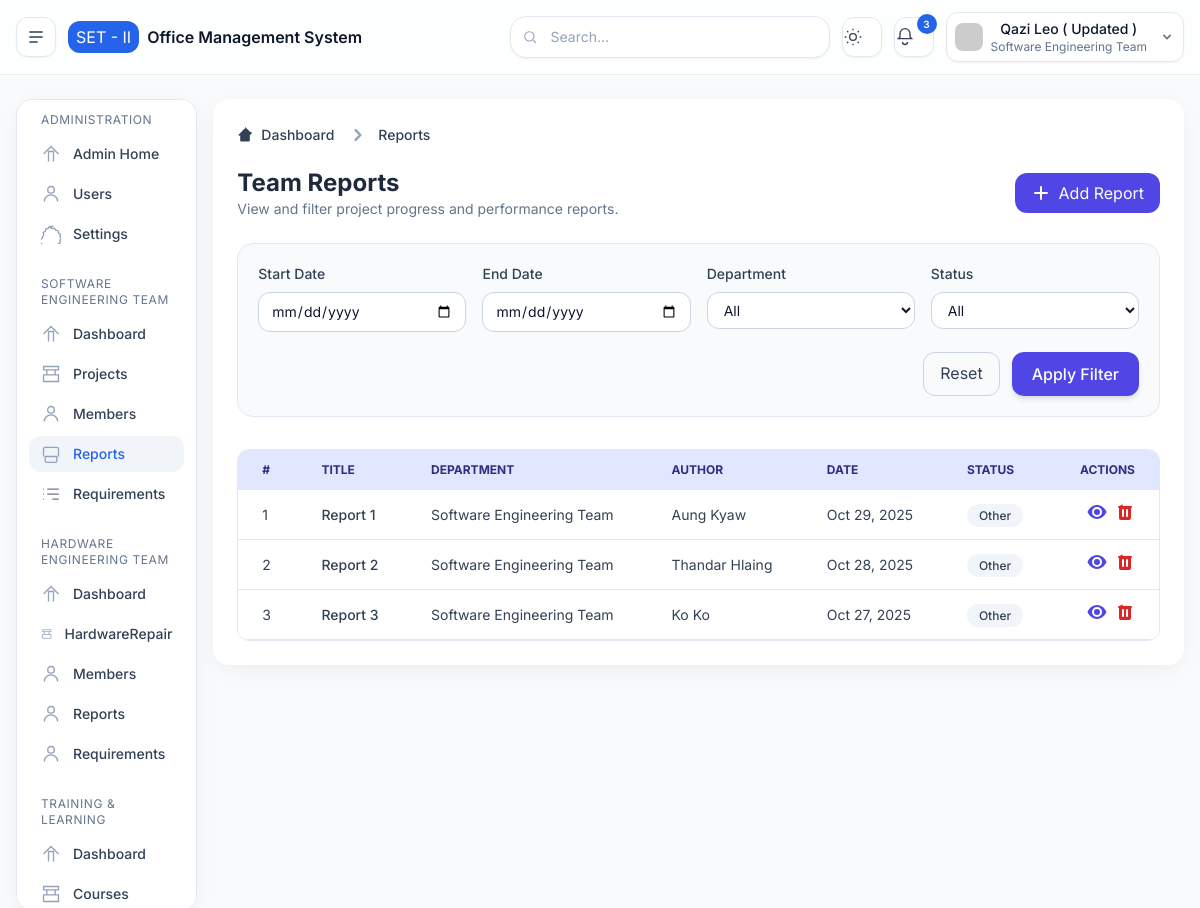
Screenshot of /set/report/ (signed in) with the database file from the repository.
### base/models.py (models this page shows, shortened)
class SystemSettings(models.Model):
    system_name = models.CharField(max_length=100, default="Engineering Management Dashboard")
    organization = models.CharField(max_length=100, default="Software Engineering Team II")
    email_notifications = models.BooleanField(default=True)
    system_warnings = models.BooleanField(default=True)
    weekly_reports = models.BooleanField(default=False)
    session_timeout = models.PositiveIntegerField(default=30)
    updated_at = models.DateTimeField(auto_now=True)

### accounts/models.py (models this page shows, shortened)
class CustomUser(AbstractBaseUser, PermissionsMixin):
    ROLE_CHOICES = [
        ("admin", "Administrator"),
        ("set", "Software Engineering Team"),
        ("het", "Hardware Engineering Team"),
        ("training", "Training & Learning"),
    ]
    id = models.UUIDField(primary_key=True, default=uuid.uuid4, editable=False)
    email = models.EmailField(unique=True)
    full_name = models.CharField(max_length=255)
    role = models.CharField(max_length=20, choices=ROLE_CHOICES, default="‌admin")
    is_active = models.BooleanField(default=True)
    is_staff = models.BooleanField(default=False)
    date_joined = models.DateTimeField(auto_now_add=True)
    groups = models.ManyToManyField(
        "auth.Group",
        related_name="customuser_set",
        blank=True,
        help_text="The groups this user belongs to.",
    )
    user_permissions = models.ManyToManyField(
        "auth.Permission",
        related_name="customuser_permissions",
        blank=True,
        help_text="Specific permissions for this user.",
    )
    USERNAME_FIELD = "email"
    REQUIRED_FIELDS = ["full_name"]
    objects = CustomUserManager()

### set/views.py (the view)
# urls.py: path('report/', views.report, name='set.report'),
def report(request):
    reports = [
        {"title": "Report 1", "department": "Software Engineering Team", "author": "Aung Kyaw", "created_at": timezone.now() - timedelta(days=1)},
        {"title": "Report 2", "department": "Software Engineering Team", "author": "Thandar Hlaing", "created_at": timezone.now() - timedelta(days=2)},
        {"title": "Report 3", "department": "Software Engineering Team", "author": "Ko Ko", "created_at": timezone.now() - timedelta(days=3)},
    ]
    context = {
        "reports": reports,
        "active_menu": "set_report",
    }
    return render(request, "pages/set/reports/report.html", context)

### templates/pages/set/reports/report.html (shortened to what this page needs)
{% extends 'layouts/main.html' %}
{% block content %}
<div class="bg-white p-6 rounded-2xl shadow-soft dark:bg-slate-900">
  <nav class="flex mb-5" aria-label="Breadcrumb">
    <ol class="inline-flex items-center space-x-1 md:space-x-3">
      <li class="inline-flex items-center">
        <a href="{% url 'set.index' %}"
          class="inline-flex items-center text-sm font-medium text-slate-700 hover:text-indigo-600 dark:text-slate-300 dark:hover:text-indigo-400">
          <svg class="w-4 h-4 mr-2" fill="currentColor" viewBox="0 0 20 20">
            <path
              d="M10.707 2.293a1 1 0 00-1.414 0l-7 7a1 1 0 001.414 1.414L4 10.414V17a1 1 0 001 1h10a1 1 0 001-1v-6.586l2.293-2.293a1 1 0 00-1.414-1.414l-7-7z" />
          </svg>
          Dashboard
        </a>
      </li>
      <li>
        <div class="flex items-center">
          <svg class="w-6 h-6 text-slate-400" fill="currentColor" viewBox="0 0 20 20">
            <path fill-rule="evenodd"
              d="M7.293 14.707a1 1 0 010-1.414L10.586 10 7.293 6.707a1 1 0 011.414-1.414l4 4a1 1 0 010 1.414l-4 4a1 1 0 01-1.414 0z"
              clip-rule="evenodd" />
          </svg>
          <span class="ml-1 text-sm font-medium text-slate-700 md:ml-2 dark:text-slate-300">
            Reports
          </span>
        </div>
      </li>
    </ol>
  </nav>
  <div class="flex justify-between items-center mb-6">
    <div>
      <h2 class="text-2xl font-bold text-slate-800 dark:text-slate-200">Team Reports</h2>
      <p class="text-slate-500 text-sm">View and filter project progress and performance reports.</p>
    </div>
    <a href="{% url 'set.add-report' %}"
      class="px-4 py-2 bg-indigo-600 text-white rounded-xl hover:bg-indigo-700 flex items-center gap-2 transition">
      <svg xmlns="http://www.w3.org/2000/svg" class="h-5 w-5" fill="currentColor" viewBox="0 0 20 20">
        <path fill-rule="evenodd"
          d="M10 3a1 1 0 011 1v5h5a1 1 0 110 2h-5v5a1 1 0 11-2 0v-5H4a1 1 0 110-2h5V4a1 1 0 011-1z"
          clip-rule="evenodd" />
      </svg>
      Add Report
    </a>
  </div>
  <form method="get" class="mb-8 bg-slate-50 dark:bg-slate-800 rounded-2xl p-5 border border-slate-200 dark:border-slate-700">
    <div class="grid grid-cols-1 sm:grid-cols-4 gap-4">
      <div>
        <label for="start_date" class="block text-sm font-medium text-slate-700 dark:text-slate-300">Start Date</label>
        <input type="date" id="start_date" name="start_date" value="{{ request.GET.start_date }}"
          class="mt-2 w-full rounded-xl border border-slate-300 dark:border-slate-700 bg-white dark:bg-slate-900 px-3 py-2 text-sm text-slate-900 dark:text-slate-100 focus:border-indigo-500 focus:ring-2 focus:ring-indigo-200 outline-none">
      </div>
      <div>
        <label for="end_date" class="block text-sm font-medium text-slate-700 dark:text-slate-300">End Date</label>
        <input type="date" id="end_date" name="end_date" value="{{ request.GET.end_date }}"
          class="mt-2 w-full rounded-xl border border-slate-300 dark:border-slate-700 bg-white dark:bg-slate-900 px-3 py-2 text-sm text-slate-900 dark:text-slate-100 focus:border-indigo-500 focus:ring-2 focus:ring-indigo-200 outline-none">
      </div>
      <div>
        <label for="department" class="block text-sm font-medium text-slate-700 dark:text-slate-300">Department</label>
        <select id="department" name="department"
          class="mt-2 w-full rounded-xl border border-slate-300 dark:border-slate-700 bg-white dark:bg-slate-900 px-3 py-2 text-sm text-slate-900 dark:text-slate-100 focus:border-indigo-500 focus:ring-2 focus:ring-indigo-200 outline-none">
          <option value="">All</option>
        </select>
      </div>
      <div>
        <label for="status" class="block text-sm font-medium text-slate-700 dark:text-slate-300">Status</label>
        <select id="status" name="status"
          class="mt-2 w-full rounded-xl border border-slate-300 dark:border-slate-700 bg-white dark:bg-slate-900 px-3 py-2 text-sm text-slate-900 dark:text-slate-100 focus:border-indigo-500 focus:ring-2 focus:ring-indigo-200 outline-none">
          <option value="">All</option>
        </select>
      </div>
    </div>
    <div class="flex justify-end gap-3 mt-5">
      <a href="{% url 'set.report' %}"
        class="px-4 py-2 rounded-xl border border-slate-300 text-slate-700 hover:bg-slate-100 dark:text-slate-300 dark:border-slate-700 dark:hover:bg-slate-800">
        Reset
      </a>
      <button type="submit"
        class="px-5 py-2.5 rounded-xl bg-indigo-600 text-white font-medium shadow-md hover:bg-indigo-700 focus:ring-2 focus:ring-indigo-300">
        Apply Filter
      </button>
    </div>
  </form>
  <div class="overflow-x-auto rounded-xl border border-slate-200 dark:border-slate-700">
    <table class="w-full text-sm text-left text-slate-700 dark:text-slate-300">
      <thead class="text-xs uppercase bg-indigo-100 dark:bg-slate-800 text-indigo-900 dark:text-indigo-400">
        <tr>
          <th class="py-3 px-6">#</th>
          <th class="py-3 px-6">Title</th>
          <th class="py-3 px-6">Department</th>
          <th class="py-3 px-6">Author</th>
          <th class="py-3 px-6">Date</th>
          <th class="py-3 px-6">Status</th>
          <th class="py-3 px-6 text-right">Actions</th>
        </tr>
      </thead>
      <tbody>
        {% for report in reports %}
        <tr class="bg-white border-b dark:bg-slate-900 dark:border-slate-700 hover:bg-slate-50 dark:hover:bg-slate-800 transition">
          <td class="py-3 px-6">{{ forloop.counter }}</td>
          <td class="py-3 px-6 font-medium">{{ report.title }}</td>
          <td class="py-3 px-6">{{ report.department }}</td>
          <td class="py-3 px-6">{{ report.author }}</td>
          <td class="py-3 px-6">{{ report.created_at|date:"M d, Y" }}</td>
          <td class="py-3 px-6">
            {% if report.status == 'pending' %}
              <span class="px-3 py-1 text-xs font-medium bg-yellow-100 text-yellow-800 rounded-full dark:bg-yellow-700 dark:text-yellow-200">Pending</span>
            {% elif report.status == 'approved' %}
              <span class="px-3 py-1 text-xs font-medium bg-green-100 text-green-800 rounded-full dark:bg-green-800 dark:text-green-200">Approved</span>
            {% elif report.status == 'completed' %}
              <span class="px-3 py-1 text-xs font-medium bg-blue-100 text-blue-800 rounded-full dark:bg-blue-800 dark:text-blue-200">Completed</span>
            {% else %}
              <span class="px-3 py-1 text-xs font-medium bg-slate-100 text-slate-700 rounded-full dark:bg-slate-700 dark:text-slate-300">Other</span>
            {% endif %}
          </td>
          <td class="py-3 px-6 text-right">
            <div class="inline-flex gap-2">
              <a href="" class="text-indigo-600 hover:text-indigo-800 dark:text-indigo-400 dark:hover:text-indigo-300" title="View">
                <svg class="h-5 w-5" fill="currentColor" viewBox="0 0 20 20">
                  <path d="M10 3C5 3 1.73 7.11.58 9.64a1 1 0 000 .72C1.73 12.89 5 17 10 17s8.27-4.11 9.42-6.64a1 1 0 000-.72C18.27 7.11 15 3 10 3zm0 12a5 5 0 110-10 5 5 0 010 10z"/>
                  <circle cx="10" cy="10" r="3"/>
                </svg>
              </a>
              <a href="" class="text-red-600 hover:text-red-700 dark:text-red-400 dark:hover:text-red-300" title="Delete">
                <svg class="h-5 w-5" fill="currentColor" viewBox="0 0 20 20">
                  <path fill-rule="evenodd" d="M9 2a1 1 0 00-.894.553L7.382 4H4a1 1 0 100 2v10a2 2 0 002 2h8a2 2 0 002-2V6a1 1 0 100-2H4zM7 8a1 1 0 012 0v6a1 1 0 11-2 0V8zm5-1a1 1 0 00-1 1v6a1 1 0 102 0V8a1 1 0 00-1-1z"
                    clip-rule="evenodd" />
                </svg>
              </a>
            </div>
          </td>
        </tr>
        {% empty %}
        <tr>
          <td colspan="7" class="py-6 text-center text-slate-500 dark:text-slate-400">
            No reports found for selected filters.
          </td>
        </tr>
        {% endfor %}
      </tbody>
    </table>
  </div>
</div>
{% endblock %}

### templates/layouts/partials/header.html (shortened to what this page needs)
<header
      class="sticky top-0 z-40 border-b border-slate-200/70 bg-white/75 backdrop-blur dark:border-slate-800 dark:bg-slate-900/75">
      <div class="mx-auto flex max-w-12xl items-center gap-3 px-4 py-3">
        <button id="btnSidebar"
          class="inline-flex h-10 w-10 items-center justify-center rounded-xl border border-slate-200 bg-white text-slate-700 shadow-sm hover:bg-slate-50 dark:border-slate-800 dark:bg-slate-900 dark:text-slate-200"
          aria-label="Toggle sidebar">
          <svg xmlns="http://www.w3.org/2000/svg" class="h-5 w-5" viewBox="0 0 24 24" fill="none" stroke="currentColor"
            stroke-width="1.8">
            <path d="M4 6h16M4 12h16M4 18h10" />
          </svg>
        </button>
        <div class="flex items-center gap-2">
          <span class="h-8 w-auto px-2 rounded-xl bg-brand-600 justify-center items-center text-white flex">{{organization|default:"SET - II"}}</span>
          <span class="font-semibold">{{system_name|default:"Office Management System"}}</span>
        </div>
        <div class="ml-auto flex items-center gap-2 sm:gap-3">
          <div class="relative hidden md:block">
            <input type="text" placeholder="Search..."
              class="w-[320px] rounded-2xl border border-slate-200 bg-white px-4 py-2.5 pl-10 text-sm shadow-sm outline-none placeholder:text-slate-400 focus:ring-2 focus:ring-brand-500/30 dark:border-slate-800 dark:bg-slate-900" />
            <svg class="absolute left-3 top-1/2 -translate-y-1/2 h-4 w-4 text-slate-400" viewBox="0 0 24 24" fill="none"
              stroke="currentColor" stroke-width="1.6">
              <circle cx="11" cy="11" r="7" />
              <path d="M21 21l-4.3-4.3" />
            </svg>
          </div>
          <button id="btnTheme"
            class="h-10 w-10 rounded-xl border border-slate-200 bg-white text-slate-700 shadow-sm hover:bg-slate-50 dark:border-slate-800 dark:bg-slate-900 dark:text-slate-200"
            aria-label="Toggle theme">
            <svg class="theme-sun h-5 w-5 block dark:hidden" viewBox="0 0 24 24" fill="none" stroke="currentColor"
              stroke-width="1.6">
              <circle cx="12" cy="12" r="4" />
              <path
                d="M12 2v2m0 16v2M2 12h2m16 0h2M4.9 4.9l1.4 1.4m11.3 11.4l1.4 1.4M4.9 19.1l1.4-1.4m11.3-11.4l1.4-1.4" />
            </svg>
          </button>
          <button
            class="relative h-10 w-10 rounded-xl border border-slate-200 bg-white text-slate-700 shadow-sm hover:bg-slate-50 dark:border-slate-800 dark:bg-slate-900 dark:text-slate-200"
            aria-label="Notifications">
            <svg class="h-5 w-5" viewBox="0 0 24 24" fill="none" stroke="currentColor" stroke-width="1.6">
              <path d="M6 8a6 6 0 1 1 12 0v4l2 2H4l2-2V8" />
              <path d="M9 18a3 3 0 0 0 6 0" />
            </svg>
            <span
              class="absolute -right-1 -top-1 inline-flex h-5 min-w-[20px] items-center justify-center rounded-full bg-brand-600 px-1.5 text-[10px] font-semibold text-white">3</span>
          </button>
          <div class="relative">
            <button id="profileDropdownBtn" class="flex items-center gap-2 rounded-xl border border-slate-200 bg-white px-2 py-1.5 shadow-sm md:flex dark:border-slate-800 dark:bg-slate-900">
              <img class="h-7 w-7 rounded-lg" src="https://i.pravatar.cc/48?img=13" alt="avatar" />
              <div class="leading-tight">
                <p class="text-sm font-medium">{{request.user.full_name}}</p>
                <p class="text-xs text-slate-500 dark:text-slate-400">{{request.user.get_role_display}}</p>
              </div>
              <svg xmlns="http://www.w3.org/2000/svg" class="h-4 w-4 ml-1 text-slate-500" viewBox="0 0 20 20" fill="currentColor">
                <path fill-rule="evenodd" d="M5.293 7.293a1 1 0 011.414 0L10 10.586l3.293-3.293a1 1 0 111.414 1.414l-4 4a1 1 0 01-1.414 0l-4-4a1 1 0 010-1.414z" clip-rule="evenodd" />
              </svg>
            </button>
          </div>
        </div>
      </div>
    </header>

### templates/layouts/main.html (style rules this page uses)
body { font-family: 'Inter', sans-serif; }

### rows the page displays
SystemSettings: organization "SET - II", system_name "Office Management System"
CustomUser: user.full_name "Qazi Leo ( Updated )", user.role "Software Engineering Team"

### other values shown
{{ report.title }} "Report 1" "Report 2" "Report 3"
{{ report.department }} "Software Engineering Team" "Software Engineering Team" "Software Engineering Team"
{{ report.author }} "Aung Kyaw" "Thandar Hlaing" "Ko Ko"
{{ report.created_at|date:"M d, Y" }} "Oct 29, 2025" "Oct 28, 2025" "Oct 27, 2025"
